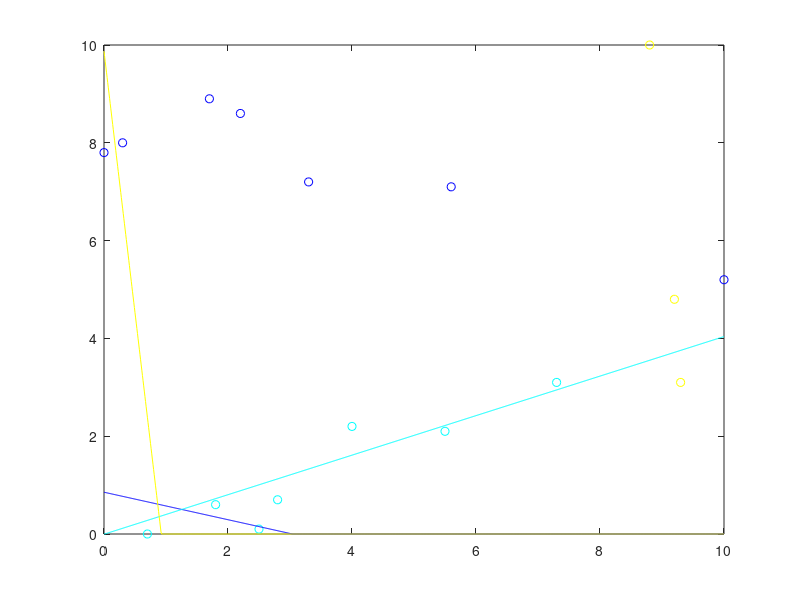

Write the MATLAB code that produced this figure.
x0 = 0.000000:.01:10.000000;
c0 = [5.600000 7.100000 ;
10.000000 5.200000 ;
0.300000 8.000000 ;
0.000000 7.800000 ;
2.200000 8.600000 ;
1.700000 8.900000 ;
3.300000 7.200000 ;
];
y_c0 =  - 0.270769 / 0.962644 * x0  + 0.822751 / 0.962644;
c1 = [2.800000 0.700000 ;
7.300000 3.100000 ;
5.500000 2.100000 ;
2.500000 0.100000 ;
4.000000 2.200000 ;
1.800000 0.600000 ;
0.700000 0.000000 ;
];
y_c1 =  - 0.374746 / -0.927127 * x0  + 0.00420935 / -0.927127;
c2 = [8.800000 10.000000 ;
9.300000 3.100000 ;
9.200000 4.800000 ;
];
y_c2 =  - 0.995654 / 0.0931265 * x0  + 0.919323 / 0.0931265;
colors = jet(3);
if (size(c0) >0) plot (c0(:,1), c0(:,2),'o', 'color', colors(1,:)); end
hold on;
if (size(c1) >0) plot (c1(:,1), c1(:,2),'o', 'color', colors(2,:)); end
hold on;
if (size(c2) >0) plot (c2(:,1), c2(:,2),'o', 'color', colors(3,:)); end
hold on;
for i = 1 : size(y_c0, 2) 
 if y_c0(i) > 10.000000 
 y_c0(i) = 10.000000; 
 end 
 if y_c0(i) < 0.000000 
 y_c0(i) = 0.000000; 
 end 
 end
for i = 1 : size(y_c1, 2) 
 if y_c1(i) > 10.000000 
 y_c1(i) = 10.000000; 
 end 
 if y_c1(i) < 0.000000 
 y_c1(i) = 0.000000; 
 end 
 end
for i = 1 : size(y_c2, 2) 
 if y_c2(i) > 10.000000 
 y_c2(i) = 10.000000; 
 end 
 if y_c2(i) < 0.000000 
 y_c2(i) = 0.000000; 
 end 
 end
plot(x0, y_c0, 'color', colors(1,:));
hold on;
plot(x0, y_c1, 'color', colors(2,:));
hold on;
plot(x0, y_c2, 'color', colors(3,:));
hold on;
